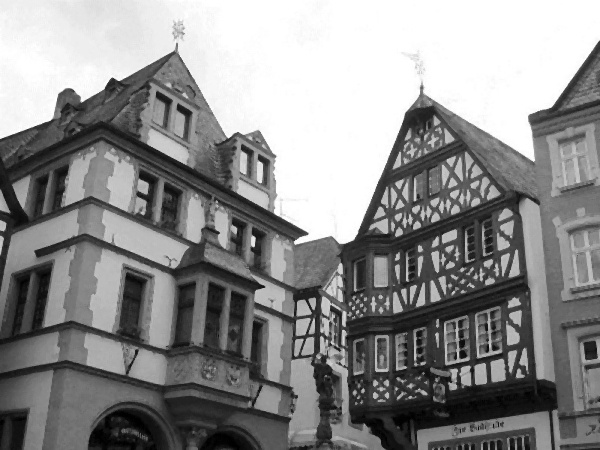
#> input picture lab02/lab02_img/ImpulsiveNoiseMedian.jpg, 600 x 450 px, given in place of intstel.jpg, which was not available
$ python script.py   (older library calls are emulated)
#> lines starting #> are read from the running program, lines starting #| are printed output that depends on the picture; pictures that were not available may be replaced by others from this repository, and a replacement may not be noted
#> further down, im is the input picture: shape (450, 600, 3); min 0, max 255, mean 140.2
from __future__ import print_function
import numpy as np
import matplotlib.pyplot as plt
import cv2

# [4 lines left out: function get_channels, not called in this run]

def resize(img):
    return np.expand_dims(img, 2)


# [46 lines left out: functions contrast_stretching, contrast_starching2, add_gaussian_noise_to_image, not called in this run]


def gauss_on_noised_image(img):
    blur = cv2.GaussianBlur(img, (7, 7), 0)
    return blur


# [23 lines left out: functions add_sp_noise_to_image, adaptive_threshold, not called in this run]


def otzu_thresh(img):
    ret2, th2 = cv2.threshold(img, 0, 255, cv2.THRESH_BINARY + cv2.THRESH_OTSU)
    return th2


def bin_thre(img):
    ret, thresh1 = cv2.threshold(img, 127, 255, cv2.THRESH_BINARY)
    return thresh1


def adaptative_thr(img):
    th3 = cv2.adaptiveThreshold(img, 255, cv2.ADAPTIVE_THRESH_GAUSSIAN_C, cv2.THRESH_BINARY, 5, 9)
    return th3


# [4 lines left out: function sobel, not called in this run]


def canny(img):
    im = cv2.Canny(img, 50, 150)
    return im


def Dog(img):
    blur5 = cv2.GaussianBlur(img, (7, 7), 0)
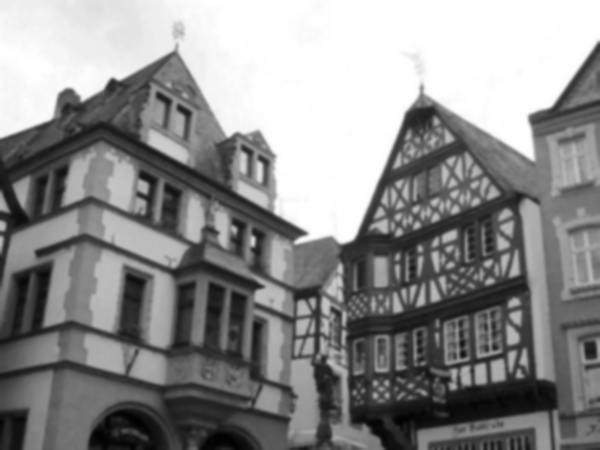
#> blur5: shape (450, 600, 3); min 0, max 255, mean 140.2
    blur3 = cv2.GaussianBlur(img, (3, 3), 0)

    # write the results of the previous step to new files


    return blur5 - blur3
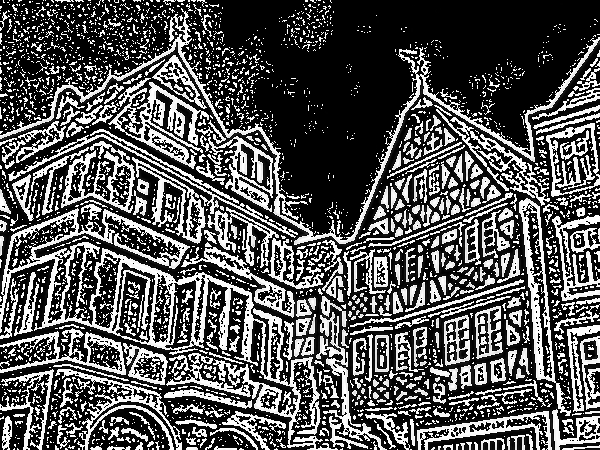
#> returned value: shape (450, 600, 3); min 0, max 255, mean 86


if __name__ == '__main__':
    im = cv2.imread('intstel.jpg', cv2.IMREAD_COLOR)
    im = Dog(im)

    plt.hist(im.ravel(), 256, [0, 256])
    plt.show()
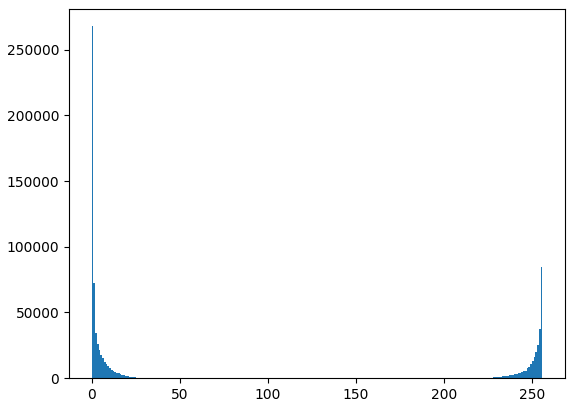
#> figure drawn by matplotlib, 1 panel; tallest bar 267828 high, from x = 0 to 1
    # [15 lines of commented-out code are left out]


    cv2.imshow('processed', im)
    cv2.waitKey(0)

$ run again, on lab02/lab02_img/horse.jpg
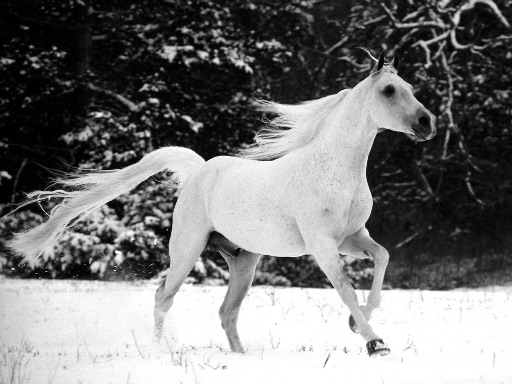
#> input picture lab02/lab02_img/horse.jpg, 512 x 384 px, given in place of intstel.jpg, which was not available
#> im is the input picture: shape (384, 512, 3); min 0, max 255, mean 121.6
#> in Dog, `return blur5 - blur3`:
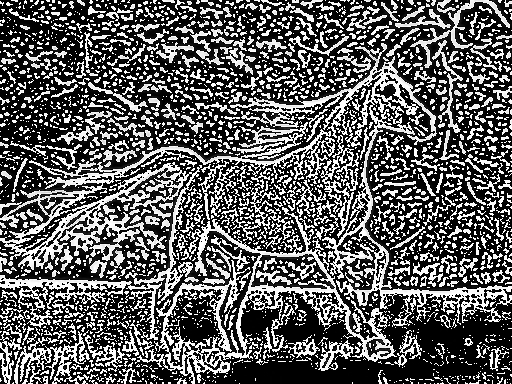
#> returned value: shape (384, 512, 3); min 0, max 255, mean 94
#> `plt.show()`:
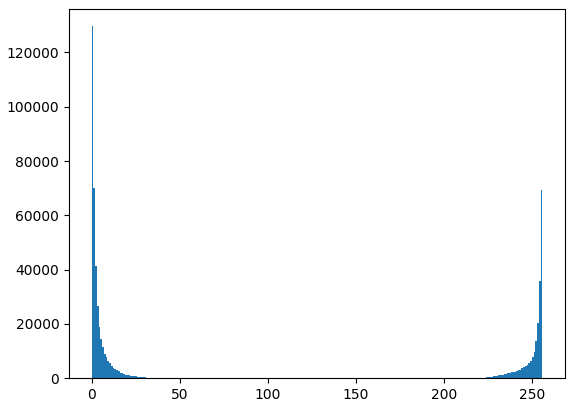
#> figure drawn by matplotlib, 1 panel; tallest bar 129672 high, from x = 0 to 1
